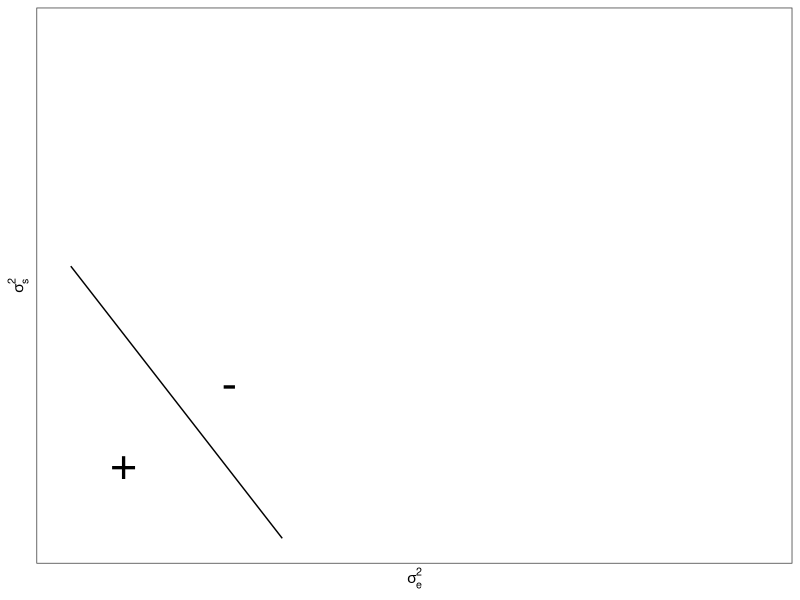
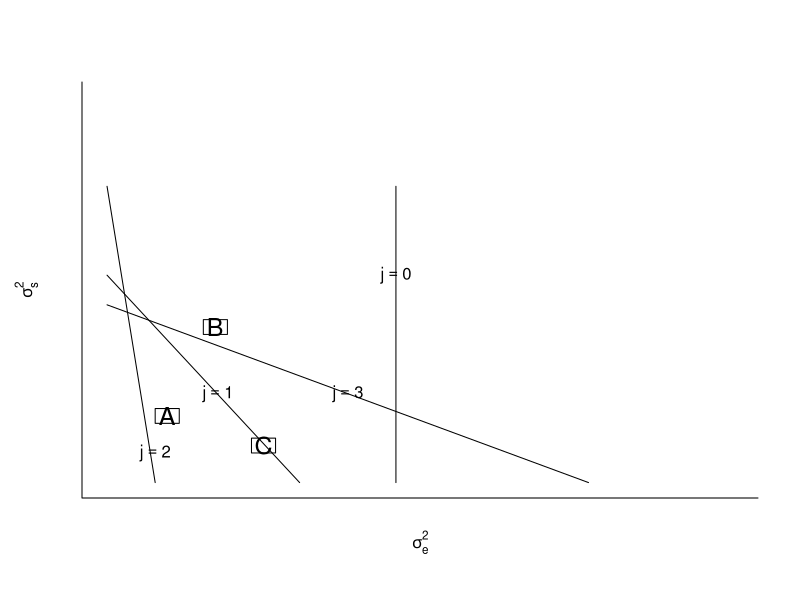

Here is the R script that generated these plots, in order: (Note: this script raises an error after producing the figures.)
library(ggplot2)

# dinvgamma: density function of the inverse-gamma distribution
dinvgamma = function(x, shape = 1, rate = 1, scale = 1/rate, log = FALSE) {
    # return( rate^shape / gamma(shape) * x^(-shape-1) * exp(-rate/x) )
    logval = shape*log(rate) - lgamma(shape) - (shape+1)*log(x) - rate/x
    if (log)
	return(logval)
    else
	return(exp(logval))
}

# pinvgamma: cumulative distribution function of the inverse-gamma distribution
pinvgamma = function(q, shape = 1, rate = 1, scale = 1/rate,
			lower.tail = TRUE, log.p = FALSE) {
    return( pgamma(1/q,shape,rate,scale,!lower.tail,log.p) )
}

# qinvgamma: quantile function of the inverse-gamma distribution
qinvgamma = function(p, shape = 1, rate = 1, scale = 1/rate,
			lower.tail = TRUE, log.p = FALSE) {
    return( 1 / qgamma(p,shape,rate,scale,!lower.tail,log.p) )
}

# rinvgamma: sample a vector of inverse-gamma random variables
rinvgamma = function(n, shape = 1, rate = 1, scale = 1/rate) {
    return( 1 / rgamma(n,shape,rate,scale) )
}

# base graphics
baseplot <- function(...){
  plot ( x=c(0,1.3), y=c(0,1.3), type="n", bty="l",
         xlab = expression(sigma[e]^2), ylab = expression(sigma[s]^2),
         line=2,
         xaxt="n", yaxt="n",
         ...
       )
}

line1 <- function ( label=TRUE, ... ){
  lines ( x=c(0,.4), y=c(.7,0), ... )
  if(label) text ( x=.23, y=.3, expression(j==1) )
}
line2 <- function ( label=TRUE, ... ){
  lines ( x=c(0,.1), y=c(1,0), ... )
  if(label) text ( x=.1, y=.1, expression(j==2) )
}
line3 <- function ( label=TRUE, ... ){
  lines ( x=c(0,1), y=c(.6,0), ... )
  if(label) text ( x=.5, y=.3, expression(j==3) )
}
line0 <- function ( label=TRUE, ... ){
  lines ( x=c(.6,.6), y=c(1,0), ... )
  if(label) text ( x=.6, y=.7, expression(j==0) )
}
linev <- function ( label=TRUE, ... ){
  lines ( x=c(.6,.6), y=c(1,0), ... )
  if(label) text ( x=.61, y=.4, expression(j==v) )
}
lineh <- function ( label=TRUE, ... ){
  lines ( x=c(0,1), y=c(.6,.6), ... )
  if(label) text ( x=.3, y=.62, expression(j==h) )
}


boxA <- function(){
  lines ( x=c(.1, .15, .15, .1, .1), y=c(.2, .2, .25, .25, .2) )
  text ( x=.125, y=.225, "A", cex=1.5)
}
boxB <- function(){
  lines ( x=c(.2, .25, .25, .2, .2), y=c(.5, .5, .55, .55, .5) )
  text ( x=.225, y=.525, "B", cex=1.5)
}
boxC <- function(){
  lines ( x=c(.3,.35,.35,.3,.3), y=c(.1,.1,.15,.15,.1) )
  text ( x=.325, y=.125, "C", cex=1.5)
}
boxb <- function(){
  lines ( x=c(.3,.35,.35,.3,.3), y=c(.1,.1,.15,.15,.1) )
  text ( x=.325, y=.125, expression(italic(b)), cex=1.5)
}

# ggplot2 version
df <- data.frame ( x=c(0,1.3), y=c(0,1.3) )
p <- ggplot ( df, aes(x=x,y=y) ) +
  scale_x_continuous ( limits = c(0,1.3),
                       name = expression(sigma[e]^2),
                       breaks = NULL
                     ) +
  scale_y_continuous ( limits = c(0,1.3),
                       name = expression(sigma[s]^2),
                       breaks = NULL
                     ) +
  theme_bw()
x1 <- c(0,.4); x1ann <- 0.23; y1 <- c(.7,0); y1ann <- 0.3
x2 <- c(0,.1); x2ann <- 0.1; y2 <- c(1,0); y2ann <- 0.1
x3 <- c(0,1); x3ann <- 0.5; y3 <- c(.6,0); y3ann <- 0.3
xv <- c(.6,.6); xvann <- 0.61; yv <- c(0,1); yvann <- 0.4
xh <- c(0,1); xhann <- 0.3; yh <- c(.6,.6); yhann <- 0.62
B1 <- data.frame ( x=c(0,1,1,0,0), y=c(0,0,1,1,0) )
B1annx <- c (.2,.97); B1anny <- c(.97,.2)
# B1small <- data.frame ( x=c(1,.6,.6,0,0,2/47,.1,1),
#                         y=c(0,.24,1,1,.6,27/47,0,0)
#                       )
B1small <- data.frame ( x=c(1,.6,.6,.4/7,4/110,0,0,.4/9.4,.1,1),
                        y=c(0,.24,.6,.6,7/11,1,.6,5.4/9.4,0,0)
                      )
B <- data.frame ( x=c(0,1.2,1.2,0,0), y=c(1.2,1.2,0,0,1.2) )
Bannx <- c (.2,1.17); Banny <- c(1.17,.2)

# Figure "oneline"
pdf("figs/oneline.pdf",width=5,height=5)
# baseplot()
# line1()
# text ( x=0.1, y=0.2, "+", cex=2 )
# text ( x=0.3, y=0.4, "-", cex=2 )
p + annotate ( "line", x=x1, y=y1 ) +
  annotate ( "text", x=0.1, y=0.2, size=12, label="+") +
  annotate ( "text", x=0.3, y=0.4, size=12, label="-")
dev.off()

# Figure "multilines"
pdf("figs/multilines.pdf")
baseplot()
line1()
line2()
line3()
line0()
boxA()
boxB()
boxC()
p + l1 + l2 + l3 + lv + lh
dev.off()

#Figure "boundingbox"
pdf("figs/boundingbox.pdf")
# baseplot()
# line1(lty=3)
# line2(lty=3)
# line3(lty=3)
# #line0(lty=3)
# linev(lty=3)
# lineh(lty=3)
# lines ( x=c(1,.6,.6,0,0,2/47,.1,1), y=c(0,.24,1,1,.6,27/47,0,0), lty=2 )
# lines ( x=c(0,1,1,0,0), y=c(0,0,1,1,0), lwd=2 )
# text(x=.2, y=.98, expression(B[1]))
# text(x=.98, y=.2, expression(B[1]))
# points ( x=0.5, y=1.2, pch=19 ); text ( x=.55, y=1.2, expression(bolditalic(p)[1]))
# points ( x=0.5, y=1.0, pch=19 ); text ( x=.55, y=1.05, expression(bolditalic(p)[1]^"*"))
# points ( x=1.05, y=0.5, pch=19 ); text ( x=1.1, y=0.5, expression(bolditalic(p)[2]))
# points ( x=1.0, y=0.5, pch=19 ); text ( x=0.95, y=0.5, expression(bolditalic(p)[2]^"*"))
# points ( x=1.05, y=1.1, pch=19 ); text ( x=1.05, y=1.15, expression(bolditalic(p)[3]))
# points ( x=1, y=1, pch=19 ); text ( x=1.05, y=1, expression(bolditalic(p)[3]^"*"))
p + annotate ( "line", x=x1, y=y1, lty=3 ) +
  annotate ( "line", x=x2, y=y2, lty=3 ) +
  annotate ( "line", x=x3, y=y3, lty=3 ) +
  annotate ( "line", x=xv, y=yv, lty=3 ) +
  annotate ( "line", x=xh, y=yh, lty=3 ) +
  annotate ( "text", x=x1ann, y=y1ann, size=4, parse=TRUE, label="j==1" ) +
  annotate ( "text", x=x2ann, y=y2ann, size=4, parse=TRUE, label="j==2" ) +
  annotate ( "text", x=x3ann, y=y3ann, size=4, parse=TRUE, label="j==3" ) +
  annotate ( "text", x=xvann, y=yvann, size=4, parse=TRUE, label="j==s[Z]+1" ) +
  annotate ( "text", x=xhann, y=yhann, size=4, parse=TRUE, label="j==s[Z]+2" ) +
  geom_path ( data=B1, size=.7 ) +
  annotate ( "text", x=B1annx, y=B1anny, size=4, parse=TRUE, label="B[1]") +
  annotate ( "point", x=c(.5,.5, 1.05, 1), y=c(1.2,1,.5,.5) ) +
  annotate ( "text", x=c(.55,.55,1.1,.95),
                     y=c(1.2,1.05,.5,.5), parse=TRUE,
             label = c ( "p[1]", "widetilde(p[1])",
                         "p[2]", "widetilde(p[2])" )
           )
dev.off()

#Figure "smallboundingregion"
pdf("figs/smallboundingregion.pdf")
# baseplot()
# line1(lty=3)
# line2(lty=3)
# line3(lty=3)
# linev(lty=3)
# lineh(lty=3)
#lines ( x=c(1,.6,.6,0,0,2/47,.1,1), y=c(0,.24,1,1,.6,27/47,0,0), lwd=2 )
# lines ( x=c(1,1,.6,.6,0,0,2/47,.1,1), y=c(0,.6,.6,1,1,.6,27/47,0,0), lwd=2 )
# lines ( x=c(0,1,1,0,0), y=c(0,0,1,1,0), lty=2 )
p + annotate ( "line", x=x1, y=y1, lty=3 ) +
  annotate ( "line", x=x2, y=y2, lty=3 ) +
  annotate ( "line", x=x3, y=y3, lty=3 ) +
  annotate ( "line", x=xv, y=yv, lty=3 ) +
  annotate ( "line", x=xh, y=yh, lty=3 ) +
  annotate ( "text", x=x1ann, y=y1ann, size=4, parse=TRUE, label="j==1" ) +
  annotate ( "text", x=x2ann, y=y2ann, size=4, parse=TRUE, label="j==2" ) +
  annotate ( "text", x=x3ann, y=y3ann, size=4, parse=TRUE, label="j==3" ) +
  annotate ( "text", x=xvann, y=yvann, size=4, parse=TRUE, label="j==s[Z]+1" ) +
  annotate ( "text", x=xhann, y=yhann, size=4, parse=TRUE, label="j==s[Z]+2" ) +
  geom_path ( data=B1, lty=3 ) +
  geom_path ( data=B1small, size=.7 )
dev.off()


#Figure "boundingbox2"
pdf("figs/boundingbox2.pdf")
# baseplot()
# line1(lty=3,label=FALSE)
# line2(lty=3,label=FALSE)
# line3(lty=3,label=FALSE)
# line0(lty=3,label=FALSE)
# lines ( x=c(0,1,1,0,0), y=c(0,0,1,1,0), lwd=1 )
# text (x=.97, y=.5, expression(B[1]))
# text (x=.3, y=.97, expression(B[1]))
# points ( x=0.25, y=.7, pch=19 ); text ( x=.25, y=.75, expression(bolditalic(p)[4]))
# lines (x=c(0,1.2,1.2,0,0), y=c(1.2,1.2,0,0,1.2), lwd=2)
# text (x=1.17, y=.5, expression(B))
# text (x=.3, y=1.17, expression(B))
# axis(side=1,at=1.2,labels=expression(sigma[e]^"2*"))
# axis(side=2,at=1.2,labels=expression(sigma[s]^"2*"))
# lines(x=c(1.2,1.2),y=c(1.2,1.3),lty=2)
# lines ( x=c(.6,.6), y=c(1,1.3), lty=2)
# lines(x=c(0,0),y=c(1.2,1.3),lty=2)
# points(x=1.25,y=1.25,pch=19); text(x=1.25,y=1.25,expression(bolditalic(q)[1]),pos=4)
# points(x=1.2,y=0,pch=19); text(x=1.2,y=0,expression(bolditalic(q)[1]^"*"),pos=4)
#points(x=1,y=0,pch=19); text(x=1,y=0.05,expression(bolditalic(q)[1]^"**"),pos=4)
# points (x=.8, y=1.25, pch=19); text (x=.8, y=1.25, expression(bolditalic(q)[2]),pos=4)
# points (x=.6, y=1.2, pch=19); text(x=.6,y=1.225, expression(bolditalic(q)[2]^"*"),pos=4)
#points (x=.6, y=1, pch=19); text(x=.6,y=1.025, expression(bolditalic(q)[2]^"**"),pos=4)
# points(x=.2,y=1.25,pch=19); text(x=.2, y=1.25, expression(bolditalic(q)[3]),pos=4)
# points(x=.0,y=1.2,pch=19); text(x=0, y=1.225, expression(bolditalic(q)[3]^"*"),pos=4)
#points(x=.0,y=1,pch=19); text(x=0, y=1.025, expression(bolditalic(q)[3]^"**"),pos=4)
p + annotate ( "line", x=x1, y=y1, lty=3 ) +
  annotate ( "line", x=x2, y=y2, lty=3 ) +
  annotate ( "line", x=x3, y=y3, lty=3 ) +
  annotate ( "line", x=xv, y=c(0,1.2), lty=3 ) +
  annotate ( "line", x=c(0,1.2), y=yh, lty=3 ) +
  annotate ( "text", x=x1ann, y=y1ann, size=4, parse=TRUE, label="j==1" ) +
  annotate ( "text", x=x2ann, y=y2ann, size=4, parse=TRUE, label="j==2" ) +
  annotate ( "text", x=x3ann, y=y3ann, size=4, parse=TRUE, label="j==3" ) +
  annotate ( "text", x=xvann, y=yvann, size=4, parse=TRUE, label="j==s[Z]+1" ) +
  annotate ( "text", x=xhann, y=yhann, size=4, parse=TRUE, label="j==s[Z]+2" ) +
  geom_path ( data=B1, lty=2 ) +
  annotate ( "text", x=B1annx, y=B1anny, size=4, parse=TRUE, label="B[1]") +
  annotate ( "text", x=Bannx, y=Banny, size=4, parse=TRUE, label="B") +
  geom_path ( data=B, size=.7 ) +
  annotate ( "point",
             x=c(.2, .8, 1.25, 1.25, 0, .6, 1.2, 1.2, .3),
             y=c(1.25, 1.25, 1.25, .2, 1.2, 1.2, 0, .6, .8)
           ) +
  annotate ( "text",
             x=c(.2, .8, 1.28, 1.28, .02, .6, 1.24, 1.24, .33),
             y=c(1.28, 1.28, 1.28, .2, 1.24, 1.24, .6, 0, .8),
             parse=TRUE,
             label = c ( "q[1]", "q[2]", "q[3]", "q[4]",
                         "widetilde(q[1])", "widetilde(q[2])",
                         "widetilde(q[3])", "widetilde(q[4])", "p"
                       )
           ) +
  scale_x_continuous ( name = expression(sigma[e]^2),
                       breaks=1.2,
                       labels=expression(widetilde(sigma[e]^2))
                     ) +
  scale_y_continuous ( name = expression(sigma[s]^2),
                       breaks=1.2,
                       labels=expression(widetilde(sigma[s]^2))
                     )
dev.off()

# Figure "abcboxes"
pdf("figs/abcboxes.pdf")
baseplot()
line1()
boxA()
boxB()
boxC()
dev.off()

# Figure "boxb"
pdf("figs/boxb.pdf")
baseplot()
lines ( x=c(0,1,1,0,0), y=c(0,0,1,1,0), lwd=2 )
text(x=.2, y=.98, expression(B[1]))
text(x=.98, y=.2, expression(B[1]))
line1(lty=3)
line2(lty=3)
line3(lty=3)
boxb()
dev.off()


#Figure "contour box"
pdf("figs/contourbox.pdf")
baseplot(usr=c(0,1.2,0,1.2))
line1(label=F,lty=2)
line2(label=F,lty=2)
line3(label=F,lty=2)
line0(label=F,lty=2)
arrows ( 1, 0, 1, 1.04 ); text ( x=.98, y=.5, expression(bolditalic(l)[1]))
points ( x=1, y=0, pch=19 ); text ( x=.97, y=0, expression(bolditalic(p)[1]))
arrows ( 0, 1, 1, 1 ); text ( x=.5, y=.98, expression(bolditalic(l)[2]))
points ( x=0, y=1, pch=19 ); text ( x=.022, y=.98, expression(bolditalic(p)[2]))
points ( .6, 1, pch=19 ); text ( x=.62, y=.98, expression(bolditalic(p)[3]))
dev.off()
